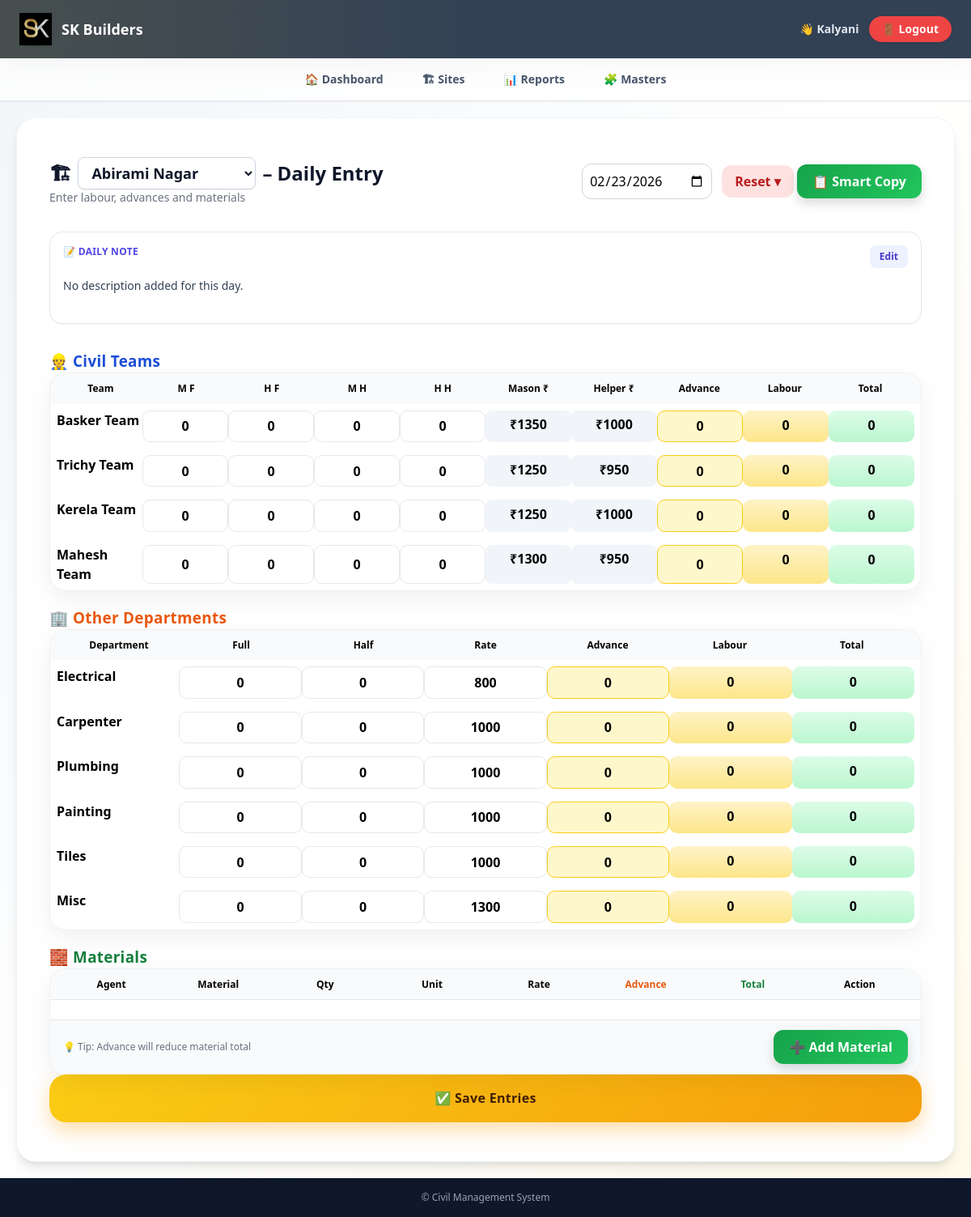
Page /site/16/ (signed in) on the committed database.
### civil_app/models.py (models this page shows, shortened)
class Team(models.Model):
    name = models.CharField(max_length=100)

class TeamRate(models.Model):
    team = models.ForeignKey(Team, on_delete=models.CASCADE)
    mason_full_rate = models.IntegerField()
    helper_full_rate = models.IntegerField()
    effective_from = models.DateField(null=True, blank=True)
    from_date = models.DateField()
    is_locked = models.BooleanField(default=False)

class Department(models.Model):
    name = models.CharField(max_length=100, unique=True)

### civil_app/views.py (the view, shortened to what this page needs)
# urls.py: path("site/<int:site_id>/", views.site_detail, name="site_detail"),
@login_required
@staff_required
def site_detail(request, site_id):
    site = get_object_or_404(Site, id=site_id)
    sites = Site.objects.all().order_by("name")
    raw_date = request.GET.get("date") or request.POST.get("date")
    if isinstance(raw_date, str) and raw_date:
        work_date = parse_date(raw_date)
    else:
        work_date = None
    work_date = work_date or date.today()
    teams = Team.objects.all()
    departments = Department.objects.exclude(name="Civil")
    civil_map = {
        c.team_id: c
        for c in CivilDailyWork.objects.filter(site=site, date=work_date)
    }
    advance_map = {
        a.team_id: a.amount
        for a in CivilAdvance.objects.filter(site=site, date=work_date)
    }
    civil_rows = []
    for team in teams:
        rate = get_team_rate(team, work_date)
        if not rate:
            continue
        work = civil_map.get(team.id)
        civil_rows.append({
            "team": team,
            "rate": rate,
            "work": work,
            "labour": work.labour_amount if work else 0,
            "advance": advance_map.get(team.id, 0),
            "total": work.total_amount if work else 0,
        })
    dept_map = {
        d.department_id: d
        for d in DepartmentWork.objects.filter(site=site, date=work_date)
    }
    materials = MaterialEntry.objects.filter(site=site, date=work_date)
    default_rates = {
        r.department_id: r.full_day_rate
        for r in DefaultRate.objects.all()
    }
    note_obj = SiteDailyNote.objects.filter(
        site=site,
        date=work_date
    ).first()
    existing_description = note_obj.description if note_obj else ""
    return render(request, "site_detail.html", {
        "site": site,
        "sites": sites,
        "work_date": work_date,
        "civil_rows": civil_rows,
        "dept_map": dept_map,
        "materials": materials,
        "other_depts": departments,
        "default_rates": default_rates,
        "daily_description": existing_description,
    })

### civil_app/templatetags/civil_extras.py (called while the page is built)
@register.filter
def get_item(value, key):
    try:
        if isinstance(value, dict):
            return value.get(key)
        return None
    except Exception:
        return None

### civil_app/views.py (called while the page is built)
def staff_required(view_func):
    return user_passes_test(lambda u: u.is_staff, login_url="login")(view_func)

def get_team_rate(team, work_date):
    return (
        TeamRate.objects
        .filter(team=team, from_date__lte=work_date)
        .order_by("-is_locked", "-from_date")
        .first()
    )

### civil_app/templates/site_detail.html (shortened to what this page needs)
{% extends "base.html" %}
{% load civil_extras %}
{% block content %}
<div class="max-w-7xl mx-auto px-4 py-6 space-y-8 animate-page">
  <div class="flex flex-col md:flex-row md:items-center md:justify-between gap-4">
    <div>
<h2 class="text-2xl font-extrabold text-slate-900 flex items-center gap-2 flex-wrap">
  🏗
  <div class="min-w-[220px]">
    <select id="siteSwitcher"
            onchange="switchSite()"
            class="w-full bg-white text-slate-900 border border-slate-300
                   rounded-lg px-3 py-1.5 text-lg font-bold
                   shadow-sm focus:outline-none focus:ring-2 focus:ring-yellow-400">
      {% for s in sites %}
        <option value="{{ s.id }}"
          {% if s.id == site.id %}selected{% endif %}>
          {{ s.name }}
        </option>
      {% endfor %}
    </select>
  </div>
  <span>– Daily Entry</span>
</h2>
      <p class="text-sm text-gray-500">
        Enter labour, advances and materials
      </p>
    </div>
    <div class="flex items-center gap-3">
      <input type="date"
             id="work_date"
             value="{{ work_date|date:'Y-m-d' }}"
             onchange="goToEdit({{ site.id }})"
             class="date-input">
      <div class="relative">
        <button onclick="toggleResetMenu({{ site.id }})"
                class="reset-btn">
          Reset ▾
        </button>
<button type="button"
        onclick="openCopyModal()"
        class="btn-green-modern">
  📋 Smart Copy
</button>
      </div>
    </div>
  </div>
<div id="descPreviewCard"
     class="bg-white/80 backdrop-blur border border-slate-200 rounded-2xl shadow-sm p-4">
  <div class="flex items-start justify-between gap-3">
    <div>
      <p class="text-xs font-bold text-indigo-600 tracking-wide">
        📝 DAILY NOTE
      </p>
      <p id="descPreviewText"
         class="text-sm text-slate-700 font-medium mt-1 whitespace-pre-line">
        {{ daily_description|default_if_none:""|default:"No description added for this day." }}
      </p>
    </div>
    <button type="button"
            onclick="openDescModal()"
            class="text-xs font-bold px-3 py-1.5 rounded-lg bg-indigo-50 text-indigo-700 hover:bg-indigo-100">
      Edit
    </button>
  </div>
</div>
<form method="post">
<h3 class="section-title text-blue-700">👷 Civil Teams</h3>
<div class="card">
  <div class="grid grid-cols-10 header-row">
    <div class="text-center">Team</div><div class="text-center">M F</div><div class="text-center">H F</div><div class="text-center">M H</div><div class="text-center">H H</div>
    <div class="text-center">Mason ₹</div><div class="text-center">Helper ₹</div><div class="text-center">Advance</div><div class="text-center">Labour</div><div class="text-center">Total</div>
  </div>
  {% for row in civil_rows %}
  <div class="grid grid-cols-10 data-row">
    <div class="font-semibold">{{ row.team.name }}</div>
    <input name="mason_full_{{ row.team.id }}" value="{{ row.work.mason_full|default:0 }}"
           class="input-box"
           oninput="calcCivil({{ row.team.id }}, {{ row.rate.mason_full_rate }}, {{ row.rate.helper_full_rate }})">
    <input name="helper_full_{{ row.team.id }}" value="{{ row.work.helper_full|default:0 }}"
           class="input-box"
           oninput="calcCivil({{ row.team.id }}, {{ row.rate.mason_full_rate }}, {{ row.rate.helper_full_rate }})">
    <input name="mason_half_{{ row.team.id }}" value="{{ row.work.mason_half|default:0 }}"
           class="input-box"
           oninput="calcCivil({{ row.team.id }}, {{ row.rate.mason_full_rate }}, {{ row.rate.helper_full_rate }})">
    <input name="helper_half_{{ row.team.id }}" value="{{ row.work.helper_half|default:0 }}"
           class="input-box"
           oninput="calcCivil({{ row.team.id }}, {{ row.rate.mason_full_rate }}, {{ row.rate.helper_full_rate }})">
    <div class="rate-box">₹{{ row.rate.mason_full_rate }}</div>
    <div class="rate-box">₹{{ row.rate.helper_full_rate }}</div>
    <input name="advance_{{ row.team.id }}" value="{{ row.advance }}"
           class="advance-box"
           oninput="calcCivil({{ row.team.id }}, {{ row.rate.mason_full_rate }}, {{ row.rate.helper_full_rate }})">
    <div id="civil_labour_{{ row.team.id }}" class="labour-box">{{ row.labour }}</div>
    <div id="civil_total_{{ row.team.id }}" class="total-box">{{ row.total }}</div>
  </div>
  {% endfor %}
</div>
<h3 class="section-title text-orange-600">🏢 Other Departments</h3>
<div class="card">
  <div class="grid grid-cols-7 header-row">
    <div class="text-center">Department</div><div class="text-center">Full</div><div class="text-center">Half</div>
    <div class="text-center">Rate</div><div class="text-center">Advance</div><div class="text-center">Labour</div><div class="text-center">Total</div>
  </div>
  {% for dept in other_depts %}
  {% with row=dept_map|get_item:dept.id %}
  <div class="grid grid-cols-7 data-row">
    <div class="font-semibold">{{ dept.name }}</div>
    <input name="dept_full_{{ dept.id }}" value="{{ row.full_day_count|default:0 }}"
           class="input-box"
           oninput="calcDept({{ dept.id }}, {{ default_rates|get_item:dept.id|default:0 }})">
    <input name="dept_half_{{ dept.id }}" value="{{ row.half_day_count|default:0 }}"
           class="input-box"
           oninput="calcDept({{ dept.id }}, {{ default_rates|get_item:dept.id|default:0 }})">
    <input name="dept_rate_{{ dept.id }}"
       value="{% if row and row.full_day_rate %}{{ row.full_day_rate }}{% else %}{{ default_rates|get_item:dept.id|default:0 }}{% endif %}"
       class="input-box"
       oninput="calcDept({{ dept.id }})">
    <input name="dept_advance_{{ dept.id }}" value="{{ row.advance_amount|default:0 }}"
           class="advance-box"
           oninput="calcDept({{ dept.id }}, {{ default_rates|get_item:dept.id|default:0 }})">
    <div id="dept_labour_{{ dept.id }}" class="labour-box">{{ row.labour_amount|default:0 }}</div>
    <div id="dept_total_{{ dept.id }}" class="total-box">{{ row.total_amount|default:0 }}</div>
  </div>
  {% endwith %}
  {% endfor %}
</div>
<h3 class="section-title text-green-700">🧱 Materials</h3>
<div class="card p-0 overflow-hidden">
  <div class="bg-slate-50 border-b sticky top-0 z-10">
    <div class="grid grid-cols-8 header-row px-4 py-3">
      <div class="text-center">Agent</div>
      <div class="text-center">Material</div>
      <div class="text-center">Qty</div>
      <div class="text-center">Unit</div>
      <div class="text-center">Rate</div>
      <div class="text-center text-orange-600">Advance</div>
      <div class="text-center text-green-700">Total</div>
      <div class="text-center">Action</div>
    </div>
  </div>
  <div id="materialRows" class="max-h-[320px] overflow-y-auto px-4 py-3 space-y-2">
  </div>
  <div class="border-t bg-slate-50 px-4 py-3 flex justify-between items-center">
    <div class="text-xs text-gray-500">
      💡 Tip: Advance will reduce material total
    </div>
    <button type="button" onclick="addMaterialRow()" class="btn-green-modern">
      ➕ Add Material
    </button>
  </div>
</div>
<button type="submit" class="save-btn w-full">
  {% if request.GET.date %} 🔄 Update Entries {% else %} ✅ Save Entries {% endif %}
</button>
</form>
</div>
{% endblock %}

### civil_app/templates/base.html (shortened to what this page needs)
{% load static %}
<!DOCTYPE html>
<html lang="en">
<head>
  <script src="https://cdn.tailwindcss.com"></script>
</head>
<body class="bg-gradient-to-br from-slate-100 via-white to-amber-50
             min-h-screen flex flex-col">
  <header class="bg-slate-700 text-white px-6 py-4
                 flex items-center justify-between
                 shadow-xl relative overflow-hidden">
    <div class="absolute inset-0 bg-gradient-to-r
                from-yellow-400/10 via-transparent to-transparent"></div>
    <div class="relative flex items-center gap-3">
      <div class="rounded-xl shadow flex items-center justify-center">
  <img src="{% static 'images/logo.jpeg' %}"
     alt="SK Builders"
     class="h-10 w-auto drop-shadow-sm">
</div>
      <div>
        <h1 class="font-extrabold text-lg leading-tight">
          SK Builders
        </h1>
      </div>
    </div>
    <div class="relative flex items-center gap-3">
  <div class="relative flex items-center gap-3">
  {% if user.is_authenticated %}
    <span class="text-sm text-slate-200 font-semibold">
      👋 {{ user.username }}
    </span>
    <form method="post" action="{% url 'logout' %}">
  <button type="submit"
          class="bg-red-500 hover:bg-red-600
                 text-white text-sm font-bold
                 px-4 py-1.5 rounded-full shadow transition">
    🚪 Logout
  </button>
</form>
  {% endif %}
</div>
</div>
  </header>
  <nav class="sticky top-0 z-30 bg-white/80 backdrop-blur-md
              border-b shadow-sm">
    <div class="max-w-7xl mx-auto px-4">
      <ul class="flex justify-between md:justify-center md:gap-8
                 text-sm font-semibold text-slate-600">
        <li>
          <a href="/"
             class="nav-link {% if request.path == '/' %}active{% endif %}">
            🏠 Dashboard
          </a>
        </li>
        <li>
          <a href="/sites/"
             class="nav-link {% if '/sites' in request.path %}active{% endif %}">
            🏗 Sites
          </a>
        </li>
        <li>
          <a href="{% url 'reports' %}"
             class="nav-link {% if 'reports' in request.path %}active{% endif %}">
            📊 Reports
          </a>
        </li>
        <li>
          <a href="{% url 'masters_and_payments' %}"
             class="nav-link {% if 'masters' in request.path %}active{% endif %}">
            🧩 Masters
          </a>
        </li>
      </ul>
    </div>
  </nav>
  <main class="flex-1 max-w-7xl mx-auto w-full p-5 animate-page">
    <div class="bg-white rounded-3xl shadow-lg
                p-6 min-h-[70vh]
                border border-slate-100">
      {% block content %}{% endblock %}
    </div>
  </main>
  <footer class="bg-slate-900 text-gray-400
                 text-xs text-center py-4">
    © {{ now|date:"Y" }} Civil Management System
  </footer>
</body>
</html>

### civil_app/templates/base.html (style rules this page uses)
body { font-family: system-ui, -apple-system, BlinkMacSystemFont, "Segoe UI", sans-serif; }
.nav-link { position: relative; display: inline-flex; align-items: center; gap: 6px; padding: 1rem 0.5rem; color: #475569; transition: color 0.2s ease; }
.nav-link::after { content: ""; position: absolute; bottom: 0; left: 0; width: 0%; height: 3px; background: linear-gradient(to right, #facc15, #f59e0b); transition: width 0.25s ease; border-radius: 999px; }
.animate-page { animation: pageIn 0.4s ease-out; }

### civil_app/templates/site_detail.html (style rules this page uses)
:root { --lemon:#facc15; --lemon-soft:#fff7cc; }
.animate-page { animation:fadeUp .35s ease-out }
.section-title { font-size:1.18rem; font-weight:900; letter-spacing:.3px; margin-top:1em; }
.card { background: rgba(255,255,255,0.85); backdrop-filter: blur(10px); border: 1px solid rgba(0,0,0,0.06); border-radius: 1.25rem; box-shadow: 0 10px 30px rgba(0,0,0,0.06); overflow: hidden; }
.header-row { background:#f8fafc;font-size:.75rem;font-weight:700;padding:.6rem }
.data-row { padding:.5rem;transition:.2s }
.input-box { border:1px solid #e5e7eb; border-radius:.6rem; padding:.42rem; text-align:center; background:#ffffff; transition: all .15s ease; font-weight:600; }
.rate-box { background:#f1f5f9;border-radius:.5rem;font-weight:700;text-align:center;padding:.35rem }
.advance-box { background:#fff7cc; border:1px solid #facc15; font-weight:800; border-radius:.6rem; text-align:center; padding:.4rem; }
.labour-box { background:linear-gradient(180deg,#fef3c7,#fde68a); font-weight:800; text-align:center; border-radius:.6rem; padding:.4rem; }
.total-box { background:linear-gradient(180deg,#dcfce7,#bbf7d0); font-weight:900; text-align:center; border-radius:.6rem; padding:.4rem; }
.save-btn { background: linear-gradient(135deg,#facc15,#f59e0b); color:#422006; font-weight:900; padding:1.1rem; border-radius:1.3rem; transition:.25s; box-shadow:0 10px 25px rgba(245,158,11,.35); letter-spacing:.3px; }
.reset-btn { background:#fee2e2;color:#b91c1c;padding:.5rem 1rem;border-radius:.75rem;font-weight:700 }
.date-input { border:1px solid #d1d5db;border-radius:.75rem;padding:.5rem }
.btn-green-modern { background:linear-gradient(135deg,#16a34a,#22c55e); color:white; padding:.55rem 1.2rem; border-radius:.75rem; font-weight:800; box-shadow:0 6px 14px rgba(0,0,0,.15); transition:.25s; }

### rows in the picture
Team: team.name "Basker Team", work.mason_full "0", work.helper_full "0", work.mason_half "0", work.helper_half "0", rate.mason_full_rate "1350", rate.helper_full_rate "1000", advance "0", labour "0", total "0"
Team: team.name "Trichy Team", work.mason_full "0", work.helper_full "0", work.mason_half "0", work.helper_half "0", rate.mason_full_rate "1250", rate.helper_full_rate "950", advance "0", labour "0", total "0"
Team: team.name "Kerela Team", work.mason_full "0", work.helper_full "0", work.mason_half "0", work.helper_half "0", rate.mason_full_rate "1250", rate.helper_full_rate "1000", advance "0", labour "0", total "0"
Team: team.name "Mahesh Team", work.mason_full "0", work.helper_full "0", work.mason_half "0", work.helper_half "0", rate.mason_full_rate "1300", rate.helper_full_rate "950", advance "0", labour "0", total "0"
Department: name "Electrical", full_day_count "0", half_day_count "0", id "800", advance_amount "0", labour_amount "0", total_amount "0"
Department: name "Carpenter", full_day_count "0", half_day_count "0", id "1000", advance_amount "0", labour_amount "0", total_amount "0"
Department: name "Plumbing", full_day_count "0", half_day_count "0", id "1000", advance_amount "0", labour_amount "0", total_amount "0"
Department: name "Painting", full_day_count "0", half_day_count "0", id "1000", advance_amount "0", labour_amount "0", total_amount "0"
Department: name "Tiles", full_day_count "0", half_day_count "0", id "1000", advance_amount "0", labour_amount "0", total_amount "0"
Department: name "Misc", full_day_count "0", half_day_count "0", id "1300", advance_amount "0", labour_amount "0", total_amount "0"

### other values in the picture
{{ user.username }} "Kalyani"
form field value "Abirami Nagar"
